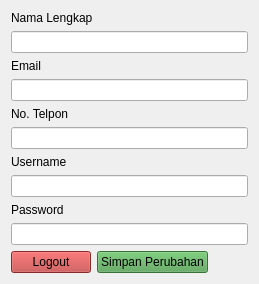
     <widget class="QWidget" name="tabUsers">
      <attribute name="title">
       <string>Profil Saya</string>
      </attribute>
      <layout class="QVBoxLayout" name="layoutUsers">
       <item>
        <widget class="QLabel" name="label_13">
         <property name="text">
          <string>Nama Lengkap </string>
         </property>
        </widget>
       </item>
       <item>
        <widget class="QLineEdit" name="lineEdit"/>
       </item>
       <item>
        <widget class="QLabel" name="label_14">
         <property name="text">
          <string>Email</string>
         </property>
        </widget>
       </item>
       <item>
        <widget class="QLineEdit" name="lineEdit_2"/>
       </item>
       <item>
        <widget class="QLabel" name="label_15">
         <property name="text">
          <string>No. Telpon</string>
         </property>
        </widget>
       </item>
       <item>
        <widget class="QLineEdit" name="lineEdit_3"/>
       </item>
       <item>
        <widget class="QLabel" name="label_16">
         <property name="text">
          <string>Username</string>
         </property>
        </widget>
       </item>
       <item>
        <widget class="QLineEdit" name="lineEdit_4"/>
       </item>
       <item>
        <widget class="QLabel" name="label_17">
         <property name="text">
          <string>Password</string>
         </property>
        </widget>
       </item>
       <item>
        <widget class="QLineEdit" name="lineEdit_5"/>
       </item>
       <item>
        <layout class="QHBoxLayout" name="layoutButtonsUsers">
         <item>
          <widget class="QPushButton" name="btnDeleteUser">
           <property name="styleSheet">
            <string notr="true">background-color: rgb(190,60,60);</string>
           </property>
           <property name="text">
            <string>Logout</string>
           </property>
          </widget>
         </item>
         <item>
          <widget class="QPushButton" name="btnAddUser">
           <property name="styleSheet">
            <string notr="true">background-color: rgb(80,160,80);</string>
           </property>
           <property name="text">
            <string>Simpan Perubahan</string>
           </property>
          </widget>
         </item>
         <item>
          <spacer name="horizontalSpacer">
           <property name="orientation">
            <enum>Qt::Horizontal</enum>
           </property>
           <property name="sizeHint" stdset="0">
            <size>
             <width>40</width>
             <height>20</height>
            </size>
           </property>
          </spacer>
         </item>
        </layout>
       </item>
      </layout>
     </widget>
